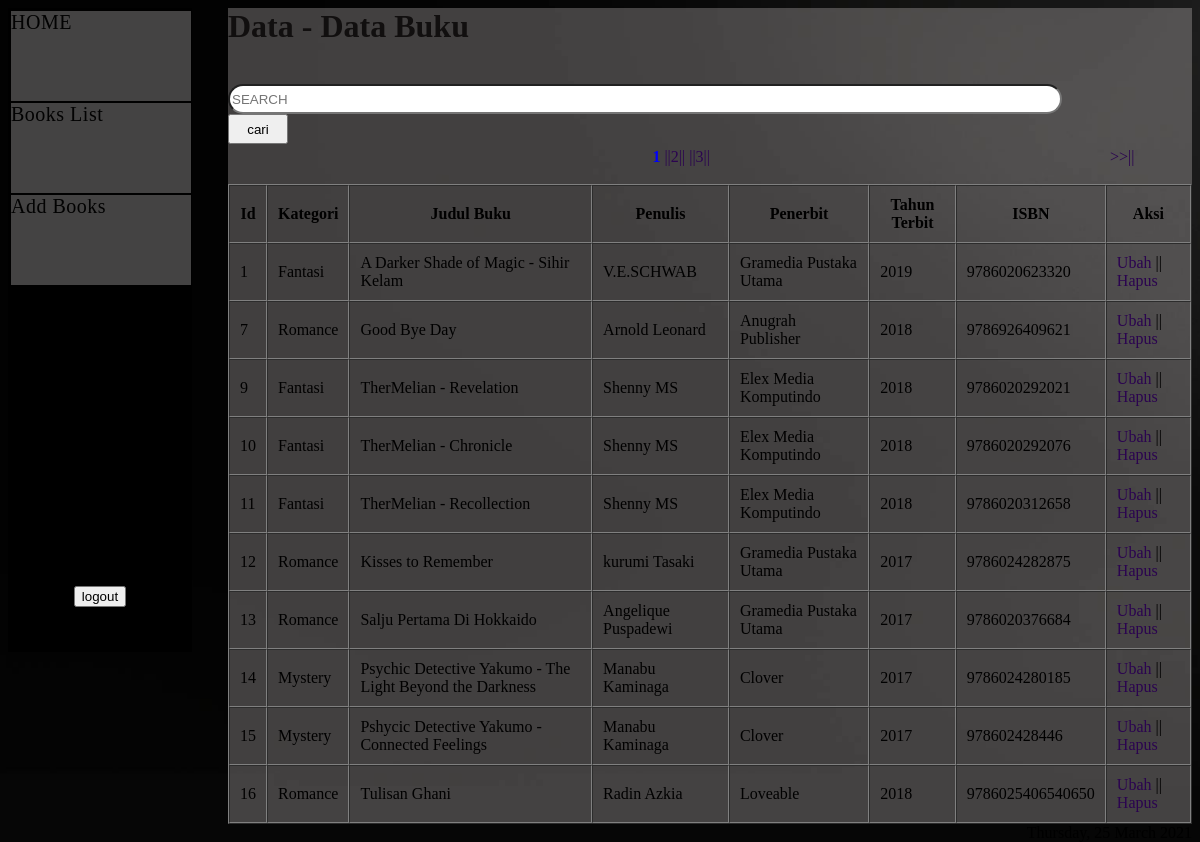
Page /dashboard/DATA.php (signed in) on the committed database.
### tables this page shows
CREATE TABLE `databuku` (
  `id` int(11) NOT NULL,
  `Kategori` varchar(100) NOT NULL,
  `judulbuku` varchar(100) NOT NULL,
  `penulis` varchar(100) NOT NULL,
  `penerbit` varchar(100) NOT NULL,
  `tahunterbit` int(5) NOT NULL,
  `ISBN` bigint(255) NOT NULL
);

### dashboard/proses.php (called while the page is built, shortened)
<?php
    $connect = mysqli_connect("localhost","root","root","dashboard1");
    function querytampil($datas){
        global $connect;
        $dok = mysqli_query($connect , $datas);
        $field = [];
        while($data = mysqli_fetch_assoc($dok) ){
            $field [] = $data;
        }
        return $field;
    }
?>

### dashboard/DATA.php (the view, shortened to what this page needs)
<?php require_once('../template/Dasheader.php')?>
<?php
    require 'proses.php';
    $limit = 10;
    $total = count(querytampil("SELECT * FROM databuku"));
    $halaman = ceil($total / $limit);
    $aktif = (isset($_GET["p"] )) ? $_GET["p"] : 1;
    $mulai = ($limit * $aktif) - $limit;
    $data = querytampil("SELECT * FROM databuku LIMIT $mulai, $limit");
?>
        <main>
            <h1>Data - Data Buku</h1>
            <br>
            <form action="" method="POST" id="caris">
                <input type="text" name="cari" placeholder="SEARCH" id="caris" autofocus autocomplete="off">
                <button type="submit" name="search" id="sub">cari</button>
            </form>
            <br>
            <div id="p">
                <?php for($i = 1 ; $i <= $halaman; $i++ ) : ?>
                    <?php if($i == $aktif): ?>
                        <a href="?p=<?= $i ?>" id="hal" class="hal"> <?= $i ?></a>
                    <?php else : ?>
                        <a href="?p=<?= $i ?>" class="hal">||<?= $i ?>||</a>
                    <?php endif; ?>
                <?php endfor; ?>
            </div>
            <?php if($aktif < $halaman) : ?>
                <a href="?p=<?= $aktif + 1;  ?>" id="pag">>>||</a>
            <?php endif; ?>
            <br>
            <br>
            <table border="1" cellpadding="10" cellspacing="0">
                <tr>
                    <th>Id</th>
                    <th>Kategori</th>
                    <th>Judul Buku</th>
                    <th>Penulis</th>
                    <th>Penerbit</th>
                    <th>Tahun Terbit</th>
                    <th> ISBN </th>
                    <th>Aksi</th>
                </tr>
                <?php foreach($data as $buku) : ?>
                <tr>
                    <td><?= $buku["id"] ?></td>
                    <td><?= $buku["Kategori"] ?></td>
                    <td><?= $buku["judulbuku"] ?></td>
                    <td><?= $buku["penulis"] ?></td>
                    <td><?= $buku["penerbit"] ?></td>
                    <td><?= $buku["tahunterbit"] ?></td>
                    <td><?= $buku["ISBN"] ?></td>
                    <td><a href="ubah.php?id=<?= $buku["id"] ?>">Ubah</a> || <a href="hapus.php?id=<?= $buku["id"] ?>" onclick="return confirm('Yakin');">Hapus</a></td>
                </tr>
                <?php endforeach; ?>
            </table>
        </main>
<?php require_once('../template/footer1.php') ?>

### template/Dasheader.php (shortened to what this page needs)
<html>
    <head>
        <link rel="stylesheet" href="dashboard.css">
    </head>
    <body>
        <nav>
            <a href="homepage.php" class="awal">HOME</a><br>
            <a href="DATA.php" class="awal">Books List</a><br>
            <a href="input.php" class="awal">Add Books</a><br>
            <form action="" method="POST" class="logout">
                <center><input type="submit" name="logout" value="logout"></center>
            </form>
        </nav>

### template/footer1.php (shortened to what this page needs)
        <footer>
        </footer>
    </body>
</html>

### dashboard/dashboard.css (style rules this page uses)
body { position: relative; background : url(../bck.jpg); background-attachment: fixed; background-size: cover; }
main { margin-left: 220px; min-height : 630px; background-color: rgba(250, 242, 242, 0.253); }
nav { position: fixed; float: left; width: 15%; background: rgb(0, 0, 0); min-height : 640px; border: 2px solid rgb(0, 0, 0); margin-right: 12px; margin-top: 0px; }
.awal { display: inline-flex; width: 100%; background: rgba(241, 236, 236, 0.281); font-size: 20; letter-spacing: 0.5px; text-decoration: none; color: rgb(2, 2, 2); height: 90px; transition: height 1s; border: 1px solid rgb(0, 0, 0); }
.logout { margin-top :300px; }
footer { float: right; }
h1 { color: hsla(0, 6%, 6%, 0.979) }
a { text-decoration: none; display: inline-flex; color : rgb(43, 4, 80) }
#hal { font-weight: bold; color: blue; }
#p { float: right; position: relative; left: -50%; text-align: left;; }
#pag { float: right; }
#caris { width :93%; height: 30px; border-radius: 25px; }
#sub { height: 30px; width: 60px; }

### rows in the picture
databuku: id "1", Kategori "Fantasi", judulbuku "A Darker Shade of Magic - Sihir Kelam", penulis "V.E.SCHWAB", penerbit "Gramedia Pustaka Utama", tahunterbit "2019", ISBN "9786020623320"
databuku: id "7", Kategori "Romance", judulbuku "Good Bye Day", penulis "Arnold Leonard", penerbit "Anugrah Publisher", tahunterbit "2018", ISBN "9786926409621"
databuku: id "9", Kategori "Fantasi", judulbuku "TherMelian - Revelation", penulis "Shenny MS", penerbit "Elex Media Komputindo", tahunterbit "2018", ISBN "9786020292021"
databuku: id "10", Kategori "Fantasi", judulbuku "TherMelian - Chronicle", penulis "Shenny MS", penerbit "Elex Media Komputindo", tahunterbit "2018", ISBN "9786020292076"
databuku: id "11", Kategori "Fantasi", judulbuku "TherMelian - Recollection", penulis "Shenny MS", penerbit "Elex Media Komputindo", tahunterbit "2018", ISBN "9786020312658"
databuku: id "12", Kategori "Romance", judulbuku "Kisses to Remember", penulis "kurumi Tasaki", penerbit "Gramedia Pustaka Utama", tahunterbit "2017", ISBN "9786024282875"
databuku: id "13", Kategori "Romance", judulbuku "Salju Pertama Di Hokkaido", penulis "Angelique Puspadewi", penerbit "Gramedia Pustaka Utama", tahunterbit "2017", ISBN "9786020376684"
databuku: id "14", Kategori "Mystery", judulbuku "Psychic Detective Yakumo - The Light Beyond the Darkness", penulis "Manabu Kaminaga", penerbit "Clover", tahunterbit "2017", ISBN "9786024280185"
databuku: id "15", Kategori "Mystery", judulbuku "Pshycic Detective Yakumo - Connected Feelings", penulis "Manabu Kaminaga", penerbit "Clover", tahunterbit "2017", ISBN "978602428446"
databuku: id "16", Kategori "Romance", judulbuku "Tulisan Ghani", penulis "Radin Azkia", penerbit "Loveable", tahunterbit "2018", ISBN "9786025406540650"
